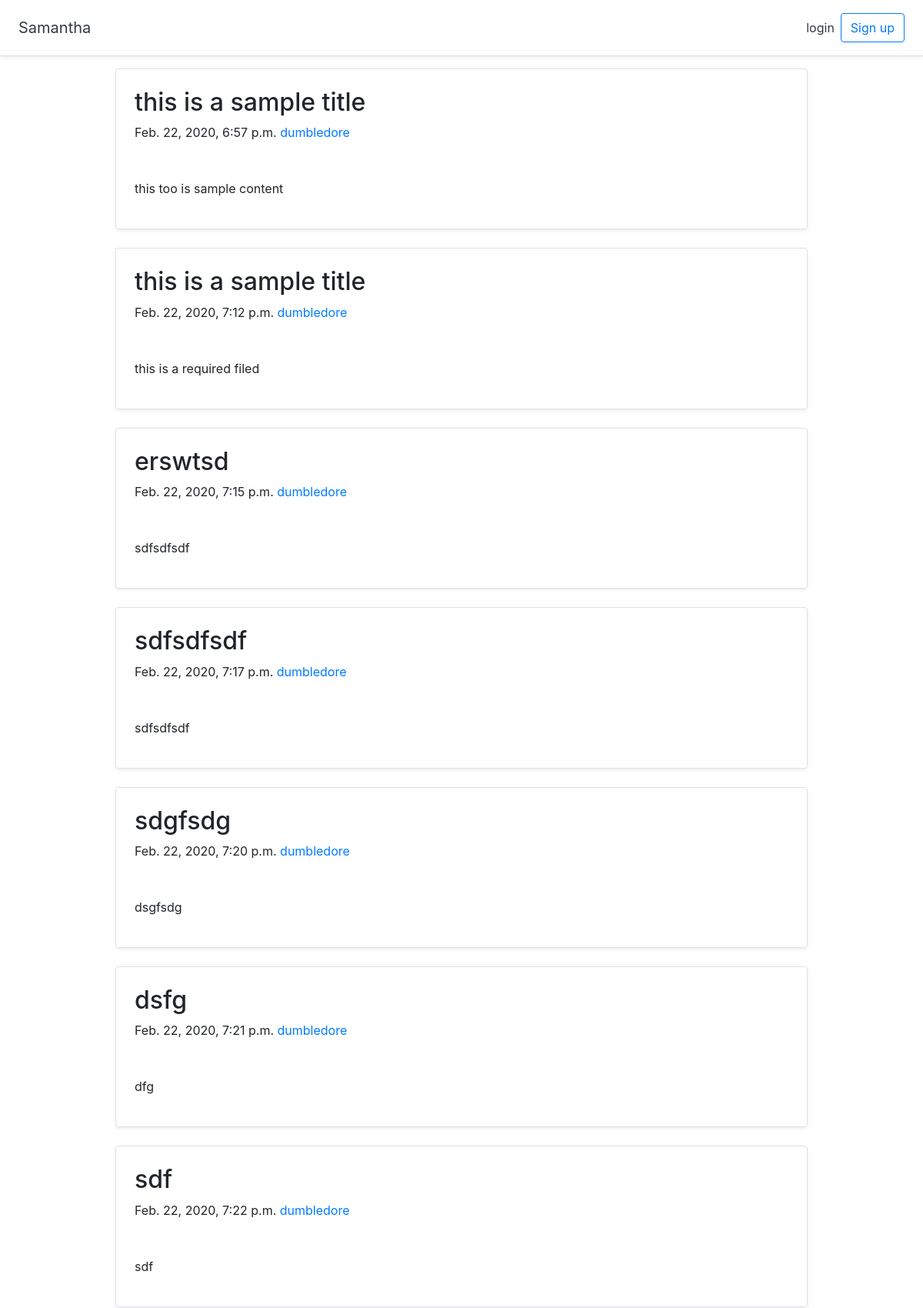
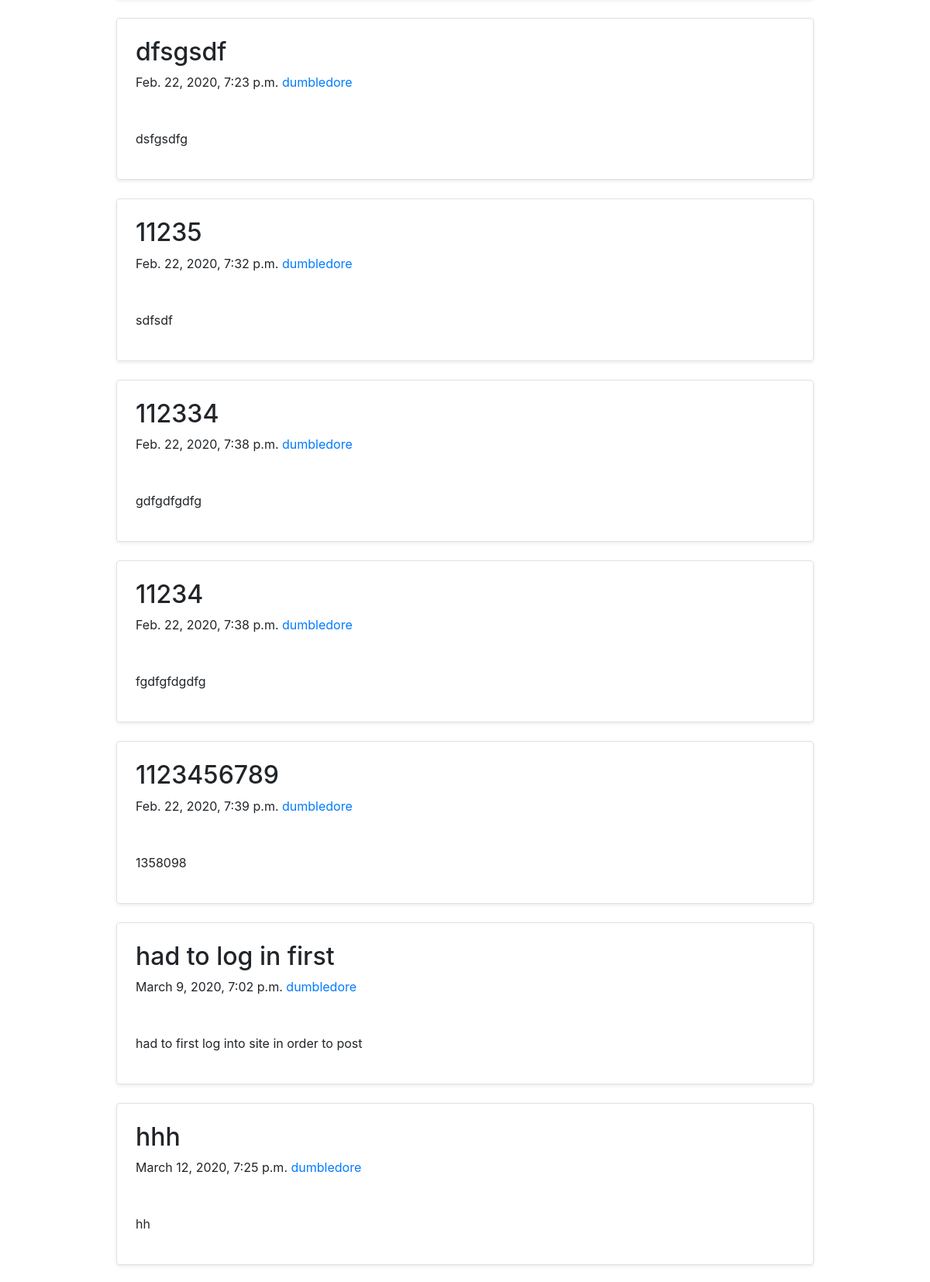
/home/ (upper part), run on the app's committed database (2 pictures, top to bottom).
### blog/models.py (models this page shows, shortened)
class Post(models.Model):
	author = models.ForeignKey(User, on_delete = models.CASCADE)
	title = models.CharField(max_length=100, blank = True)
	date = models.DateTimeField(default = timezone.now)
	content = models.TextField()
	image = models.ImageField(default='default.jpeg', upload_to='mobile_uploads')

### blog/views.py (the view)
# urls.py: url('home/',views.home , name = 'home'),
def home(request):
	context = {'key_1':generic}
	return render(request, 'blog/home.html',context = context)

### blog/templates/blog/home.html (shortened to what this page needs)
{% extends 'blog/base.html' %}
{% block content %}
	{% for info in key_1%}
		<div style="width:900px; margin:0 auto;">
			<div class="col-md-15">
			  <div class="row no-gutters border rounded overflow-hidden flex-md-row mb-4 shadow-sm h-md-250 position-relative">
			    <div class="col p-4 d-flex flex-column position-static">
			      <h2 class="blog-post-title"> {{ info.title }} </h2>
			      <p class="blog-post-meta">{{ info.date }}  <a href="#">{{ info.author }}</a></p>
			      <p> {{ info.content }} </p>
			    </div>
			  </div>
			</div>
		</div>
	{% endfor %}
{% endblock %}

### data on the page
Post: title "this is a sample title", date "Feb. 22, 2020, 6:57 p.m.", author "dumbledore", content "this too is sample content"
Post: title "this is a sample title", date "Feb. 22, 2020, 7:12 p.m.", author "dumbledore", content "this is a required filed"
Post: title "erswtsd", date "Feb. 22, 2020, 7:15 p.m.", author "dumbledore", content "sdfsdfsdf"
Post: title "sdfsdfsdf", date "Feb. 22, 2020, 7:17 p.m.", author "dumbledore", content "sdfsdfsdf"
Post: title "sdgfsdg", date "Feb. 22, 2020, 7:20 p.m.", author "dumbledore", content "dsgfsdg"
Post: title "dsfg", date "Feb. 22, 2020, 7:21 p.m.", author "dumbledore", content "dfg"
Post: title "sdf", date "Feb. 22, 2020, 7:22 p.m.", author "dumbledore", content "sdf"
Post: title "dfsgsdf", date "Feb. 22, 2020, 7:23 p.m.", author "dumbledore", content "dsfgsdfg"
Post: title "11235", date "Feb. 22, 2020, 7:32 p.m.", author "dumbledore", content "sdfsdf"
Post: title "112334", date "Feb. 22, 2020, 7:38 p.m.", author "dumbledore", content "gdfgdfgdfg"
Post: title "11234", date "Feb. 22, 2020, 7:38 p.m.", author "dumbledore", content "fgdfgfdgdfg"
Post: title "1123456789", date "Feb. 22, 2020, 7:39 p.m.", author "dumbledore", content "1358098"
Post: title "had to log in first", date "March 9, 2020, 7:02 p.m.", author "dumbledore", content "had to first log into site in order to post"
Post: title "hhh", date "March 12, 2020, 7:25 p.m.", author "dumbledore", content "hh"
